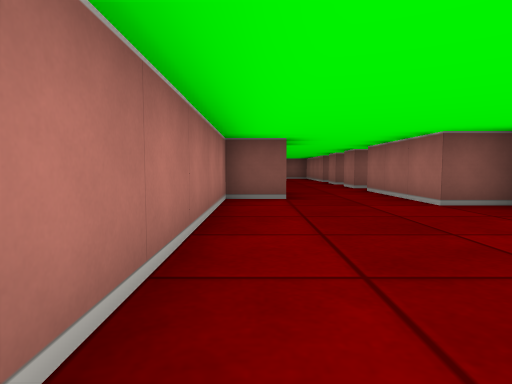
view 1 (above)

17 first-person views from a walk through a cub3D maze. The camera is about half as high as the walls, tilts 4° down and sees 75° across. The floor is counted in squares. Each view is taken from the middle of a square. On the plan, view 1 faces up. The plan holds only what a view shows up to about 9 squares ahead; the rest is blank. The place goes on beyond the plan.

view 2
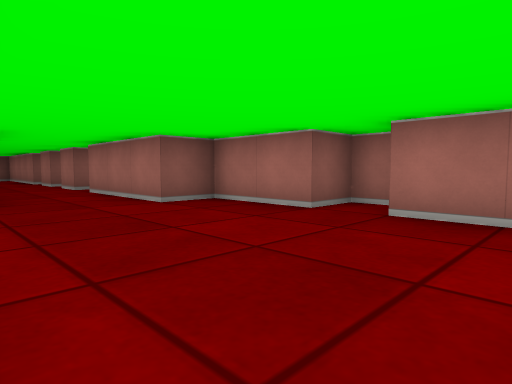

view 3
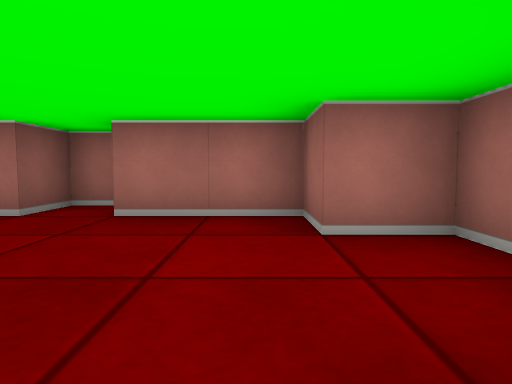

view 4
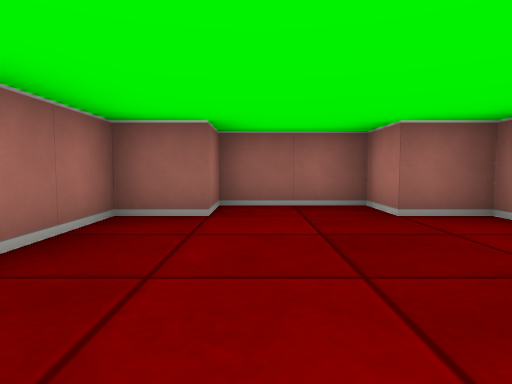

view 5
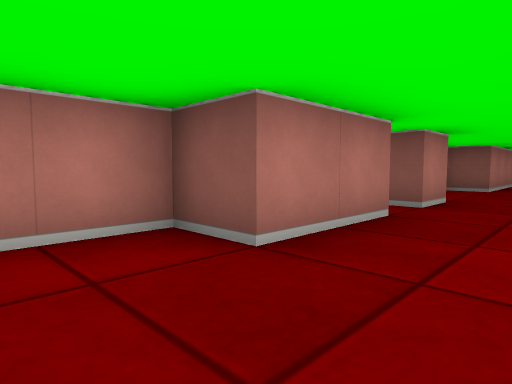

view 6
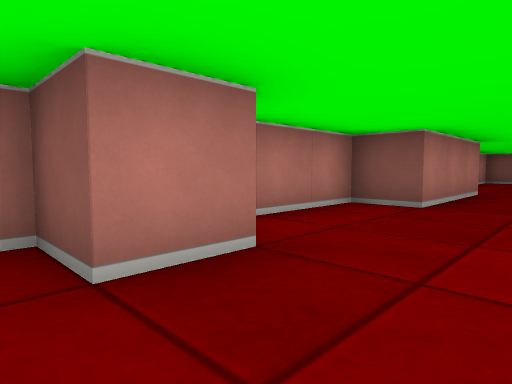

view 7
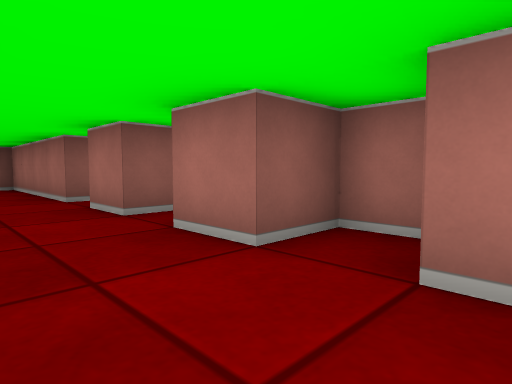

view 8
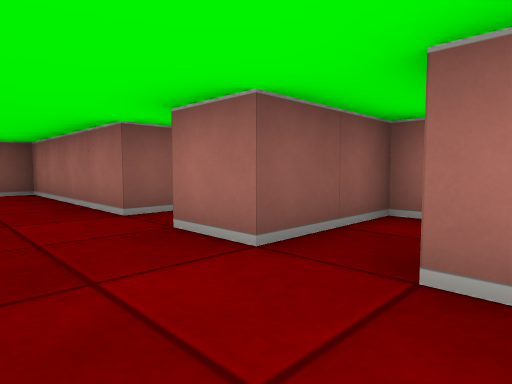

view 9
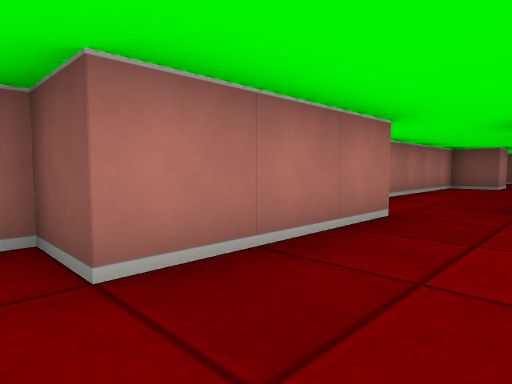

view 10
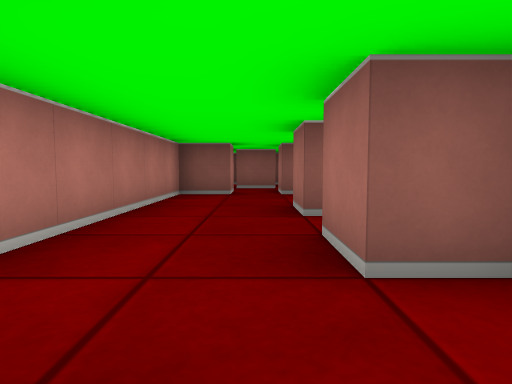

view 11
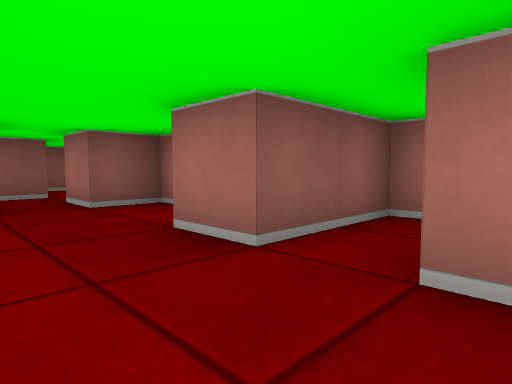

view 12
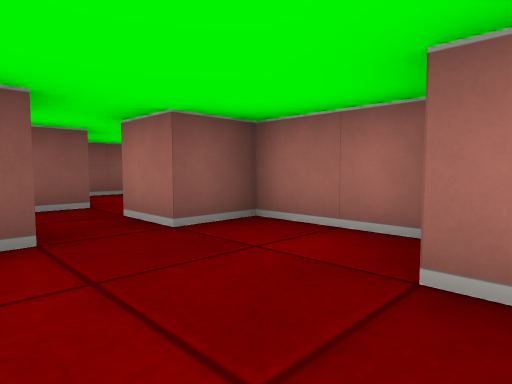

view 13
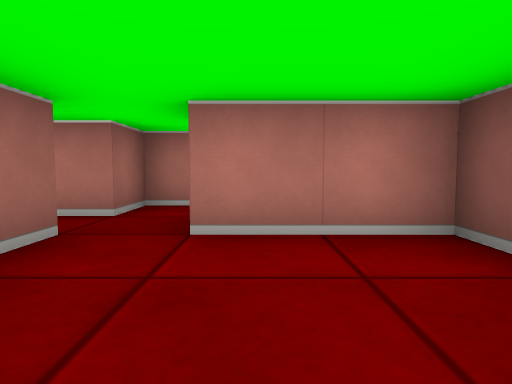

view 14
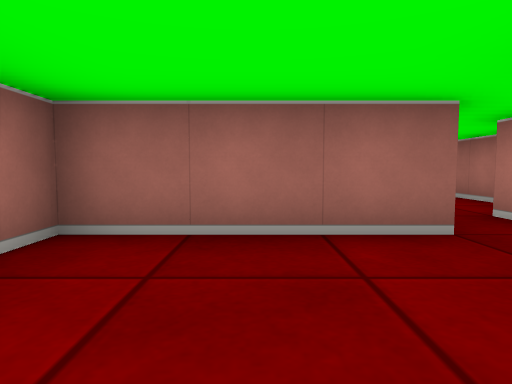

view 15
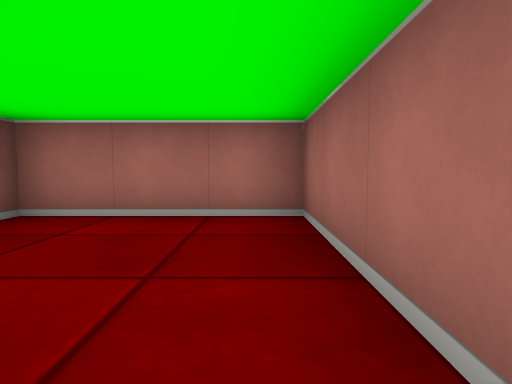

view 16
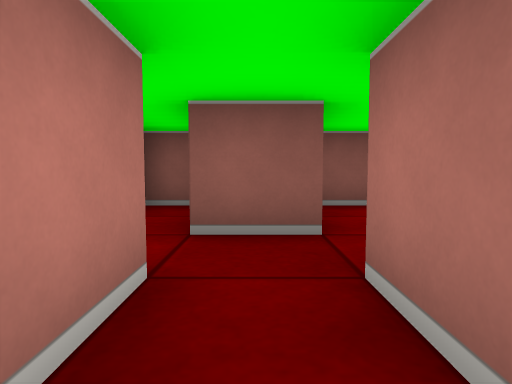

view 17
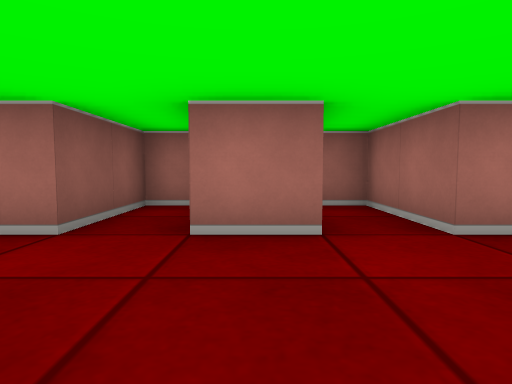

### Floor plan
Points are (right, up) in squares from view 1. A wall is a line through its corners. A room is listed if a view was taken in it or the views show most of it. See-through windows are left out.
Room 1 (views 1, 2, 3, 4, 5, 6, 7)
walls: (4.5, 1.9) (4.5, 2.5) (3.5, 2.5) (3.5, 4.5) (2.5, 4.5) (2.5, 7.5); (0.5, 7.6) (0.5, 5.5) (-0.5, 5.5) (-0.5, -0.5) (0.5, -0.5) (0.5, -1.5) (2.5, -1.5) (2.5, -0.5) (3.5, -0.5) (3.5, 1.5); (3.5, 7.8) (3.5, 8.5) (2.5, 8.5); (0.5, 8.5) (-0.5, 8.5)
ways out: opening at (1.5, 9) to room 2
Room 2 (views 8, 9, 10, 11, 12, 16, 17)
walls: (0.5, 15.6) (0.5, 12.5) (-0.5, 12.5) (-0.5, 10.5); (3.6, 18.5) (1.5, 18.5) (1.5, 19.5); (4.5, 11.9) (4.5, 12.5) (2.5, 12.5) (2.5, 16.5) (1.5, 16.5) (1.5, 17.5); (2.5, 19.8) (2.5, 21.5) (1.5, 21.5); (0.5, 9.5) (0.5, 8.5); (0.5, 21.5) (-0.5, 21.5) (-0.5, 16.9); (2.5, 8.5) (2.5, 9.5) (4.5, 9.5) (4.5, 10.5) (2.5, 10.5) (2.5, 11.5)
ways out: opening at (1.5, 9) to room 1; opening at (1, 22) to room 4
Room 3 (views 13, 14)
walls: (1.5, 22.5) (4.5, 22.5) (4.5, 25.5) (1.5, 25.5) (1.5, 23.5)
ways out: opening at (1, 23) to room 4
Room 4 (view 15)
walls: (-0.5, 23.1) (-0.5, 22.5) (0.5, 22.5) (0.5, 21.5); (1.5, 23.5) (0.5, 23.5); (1.5, 21.5) (1.5, 22.5); (0.1, 25.5) (-0.5, 25.5)
ways out: opening at (1, 22) to room 2; opening at (1, 23) to room 3

Positions as (right, up) in squares from view 1, and headings:
1: (0, 0), facing up
2: (0, 0), facing up-right
3: (0, 0), facing right
4: (2, 3), facing down
5: (2, 4), facing up-left
6: (2, 8), facing up-left
7: (1, 7), facing up-right
8: (1, 9), facing up-right
9: (2, 12), facing up-left
10: (1, 15), facing up
11: (0, 17), facing up-right
12: (0, 19), facing up-right
13: (4, 24), facing left
14: (3, 25), facing down
15: (1, 23), facing right
16: (1, 21), facing up
17: (0, 11), facing right
